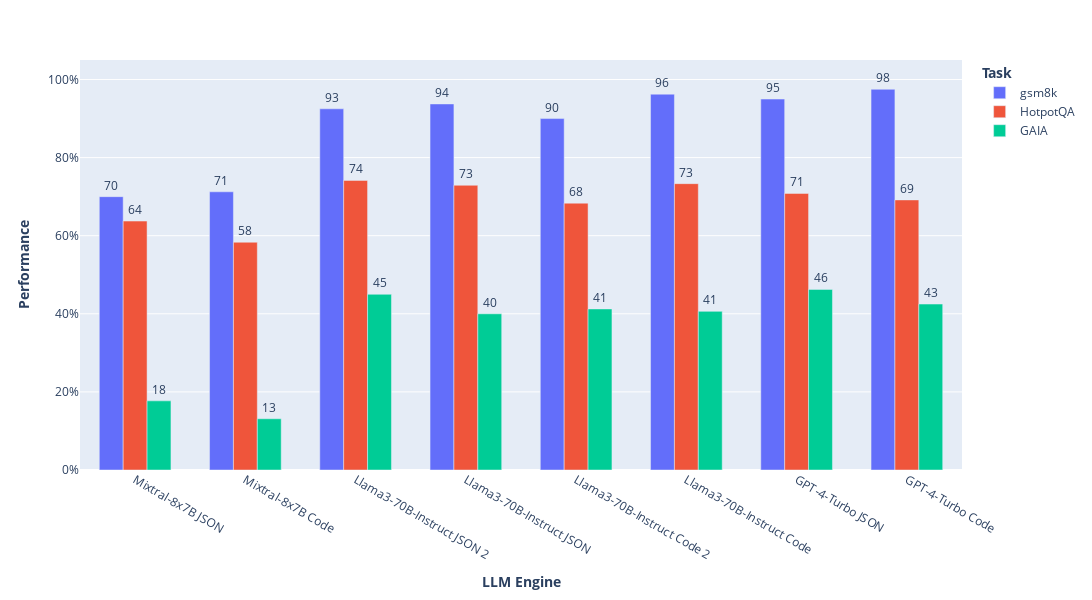

The notebook cell this image was saved under:
### Code cell
import plotly.express as px

aggregate = (
    result_df.groupby(["agent_name", "task"])[["aggregate_score"]].mean().reset_index()
)
aggregate["agent_name"] = aggregate["agent_name"].map(
    {
        "react_code_llama3-70b_06-may": "Llama3-70B-Instruct Code",
        "react_json_llama3-70b_06-may": "Llama3-70B-Instruct JSON",
        "react_code_llama3-70b_15-may": "Llama3-70B-Instruct Code 2",
        "react_json_llama3-70b_15-may": "Llama3-70B-Instruct JSON 2",
        "react_code_gpt4_06-may": "GPT-4-Turbo Code",
        "react_json_gpt4_06-may": "GPT-4-Turbo JSON",
        # "langchain_GPT-4_06-may": "Langchain: GPT4",
        # "langchain-llama3-70B_06-may": "Langchain: Llama3-70B-Instruct",
        # "react_json_command_r_06-may": "Command R+ JSON",
        # "react_code_command_r_06-may": "Command R+ Code",
        # "react_json_zephyr_large_06-may": "Zephyr-141B JSON",
        # "react_code_zephyr_large_06-may": "Zephyr-141B Code",
        "react_code_mixtral_8x7_06-may": "Mixtral-8x7B Code",
        "react_json_mixtral_8x7_06-may": "Mixtral-8x7B JSON",
    }
)
aggregate = aggregate.sort_values(["agent_name", "task"], ascending=False)
fig = px.bar(
    aggregate,
    x="agent_name",
    y="aggregate_score",
    color="task",
    labels={
        "agent_name": "<b>LLM Engine</b>",
        "task": "<b>Task</b>",
        "aggregate_score": "<b>Performance</b>",
        "eval_score_GPT4": "<b>Score</b>",
        "OS: Mixtral-8x7B Code": "<b>Mixtral-8x7B Code</b>",
    },
)
fig.update_layout(
    width=len(aggregate["agent_name"].unique()) * 100 + 200,
    height=600,
    barmode="group",
    bargap=0.35,
    bargroupgap=0.0,
    yaxis_range=[0, 105],
)
fig.update_traces(texttemplate="%{y:.0f}", textposition="outside")
fig.layout.yaxis.ticksuffix = "%"
fig.write_image("aggregate_score.png", scale=3)
fig.show()

### Figure 1 — Plotly figure (JSON) as saved in the notebook; plotly's stock layout.template omitted (floating-point values rounded to 4 significant figures)
{"data": [{"alignmentgroup": "True", "hovertemplate": "<b>Task</b>=gsm8k<br><b>LLM Engine</b>=%{x}<br><b>Performance</b>=%{y}<extra></extra>", "legendgroup": "gsm8k", "marker": {"color": "#636efa", "pattern": {"shape": ""}}, "name": "gsm8k", "offsetgroup": "gsm8k", "orientation": "v", "showlegend": true, "textposition": "outside", "texttemplate": "%{y:.0f}", "type": "bar", "x": ["Mixtral-8x7B JSON", "Mixtral-8x7B Code", "Llama3-70B-Instruct JSON 2", "Llama3-70B-Instruct JSON", "Llama3-70B-Instruct Code 2", "Llama3-70B-Instruct Code", "GPT-4-Turbo JSON", "GPT-4-Turbo Code", null, null, null, null, null, null, null, null, null, null, null, null, null, null, null, null, null, null, null], "xaxis": "x", "y": [70, 71.25, 92.5, 93.75, 90, 96.25, 95, 97.5, 86.25, 75, 47.5, 86.25, 82.5, 72.5, 77.5, 97.5, 92.5, 62.5, 70, 67.5, 65, 52.5, 95, 95, 60, 72.5, 60], "yaxis": "y"}, {"alignmentgroup": "True", "hovertemplate": "<b>Task</b>=HotpotQA<br><b>LLM Engine</b>=%{x}<br><b>Performance</b>=%{y}<extra></extra>", "legendgroup": "HotpotQA", "marker": {"color": "#EF553B", "pattern": {"shape": ""}}, "name": "HotpotQA", "offsetgroup": "HotpotQA", "orientation": "v", "showlegend": true, "textposition": "outside", "texttemplate": "%{y:.0f}", "type": "bar", "x": ["Mixtral-8x7B JSON", "Mixtral-8x7B Code", "Llama3-70B-Instruct JSON 2", "Llama3-70B-Instruct JSON", "Llama3-70B-Instruct Code 2", "Llama3-70B-Instruct Code", "GPT-4-Turbo JSON", "GPT-4-Turbo Code", null, null, null, null, null, null, null, null, null, null, null, null, null, null, null, null, null, null, null, null, null, null, null, null, null, null, null, null, null, null, null, null], "xaxis": "x", "y": [63.75, 58.33, 74.17, 72.92, 68.33, 73.33, 70.83, 69.17, 60.42, 45.83, 60, 74.17, 71.67, 63.33, 67.5, 60.83, 73.33, 69.17, 68.33, 65.83, 60.83, 58.33, 61.67, 63.33, 24.17, 42.5, 51.67, 45, 44.17, 70.83, 77.5, 68.33, 78.33, 71.67, 65.83, 74.17, 61.25, 65.83, 55.83, 47.5], "yaxis": "y"}, {"alignmentgroup": "True", "hovertemplate": "<b>Task</b>=GAIA<br><b>LLM Engine</b>=%{x}<br><b>Performance</b>=%{y}<extra></extra>", "legendgroup": "GAIA", "marker": {"color": "#00cc96", "pattern": {"shape": ""}}, "name": "GAIA", "offsetgroup": "GAIA", "orientation": "v", "showlegend": true, "textposition": "outside", "texttemplate": "%{y:.0f}", "type": "bar", "x": ["Mixtral-8x7B JSON", "Mixtral-8x7B Code", "Llama3-70B-Instruct JSON 2", "Llama3-70B-Instruct JSON", "Llama3-70B-Instruct Code 2", "Llama3-70B-Instruct Code", "GPT-4-Turbo JSON", "GPT-4-Turbo Code", null, null, null, null, null, null, null, null, null, null, null, null, null, null, null, null, null, null, null, null, null, null, null, null, null, null, null, null, null, null, null, null], "xaxis": "x", "y": [17.71, 13.12, 45, 40, 41.25, 40.62, 46.25, 42.5, 36.88, 26.25, 17.5, 50, 41.25, 0, 22.5, 51.25, 60, 38.75, 35, 32.35, 32.5, 30, 36.25, 26.25, 3.75, 0, 7.5, 18.75, 17.5, 13.75, 28.75, 42.5, 37.5, 40.91, 26.25, 37.5, 15, 16.67, 7.5, 21.25], "yaxis": "y"}], "layout": {"bargap": 0.35, "bargroupgap": 0, "barmode": "group", "height": 600, "legend": {"title": {"text": "<b>Task</b>"}, "tracegroupgap": 0}, "margin": {"t": 60}, "width": 1100, "xaxis": {"anchor": "y", "domain": [0, 1], "title": {"text": "<b>LLM Engine</b>"}}, "yaxis": {"anchor": "x", "domain": [0, 1], "range": [0, 105], "ticksuffix": "%", "title": {"text": "<b>Performance</b>"}}}}
